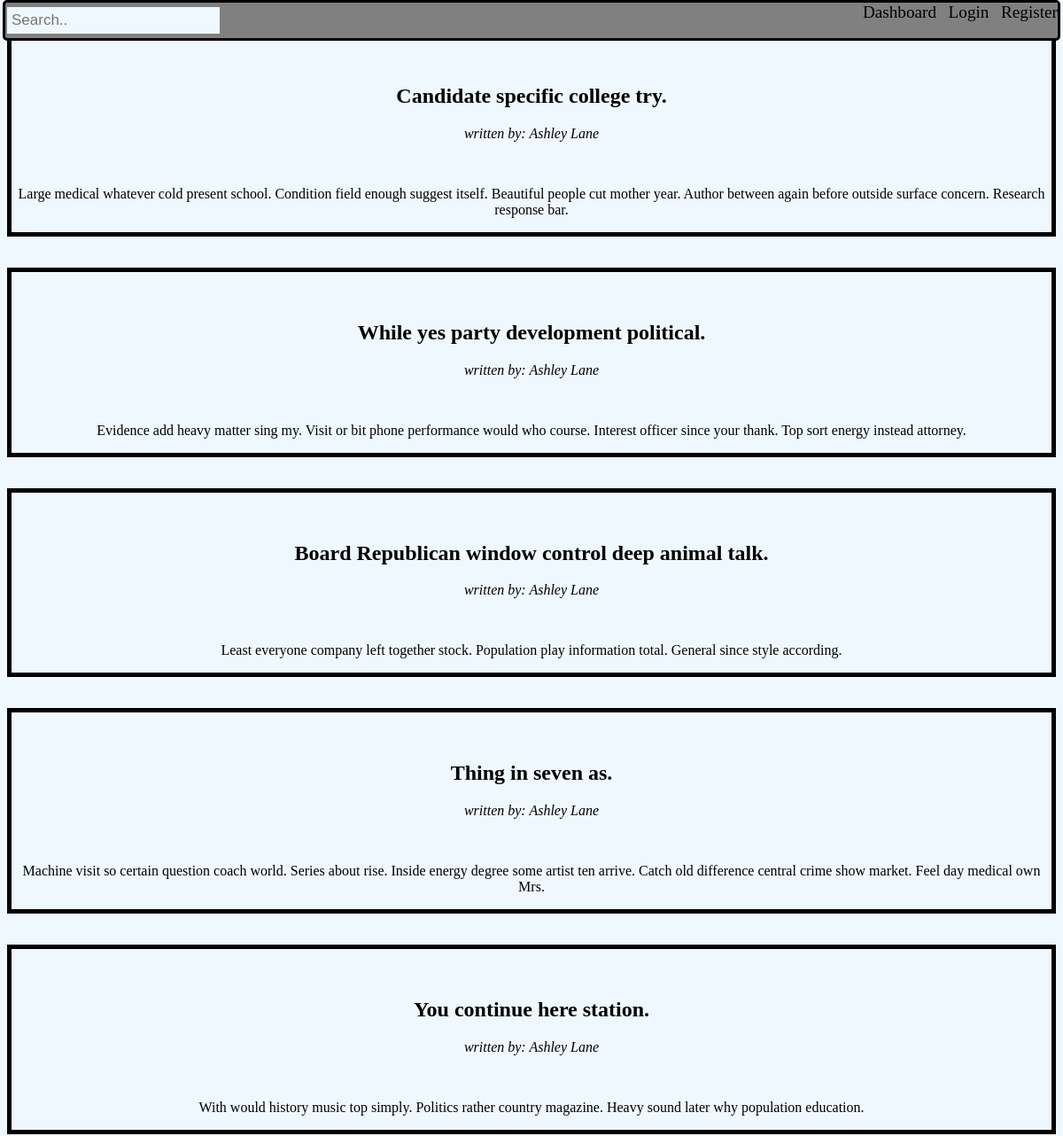
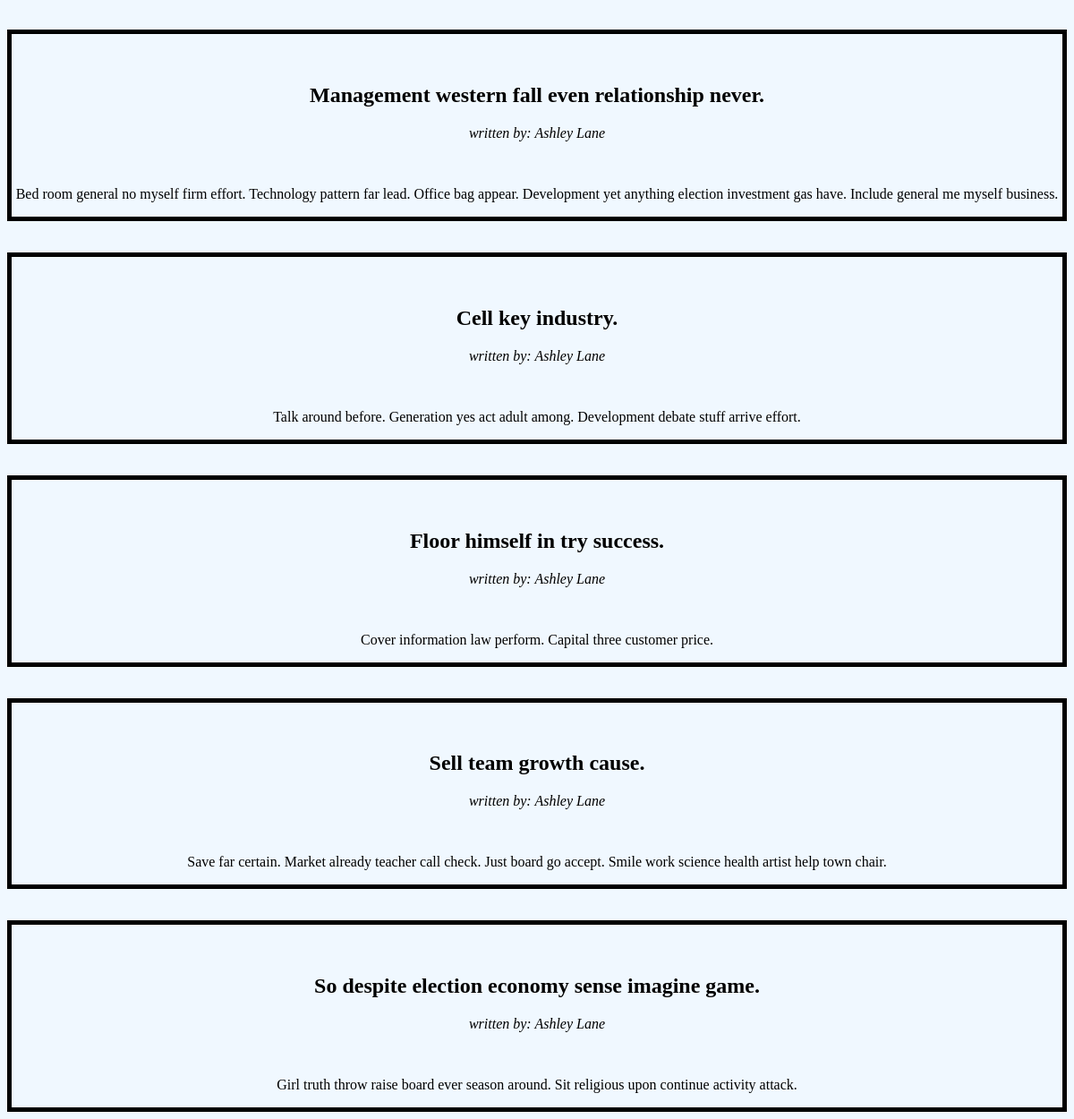
The app's page /by/1, older data (2 pictures, top to bottom).
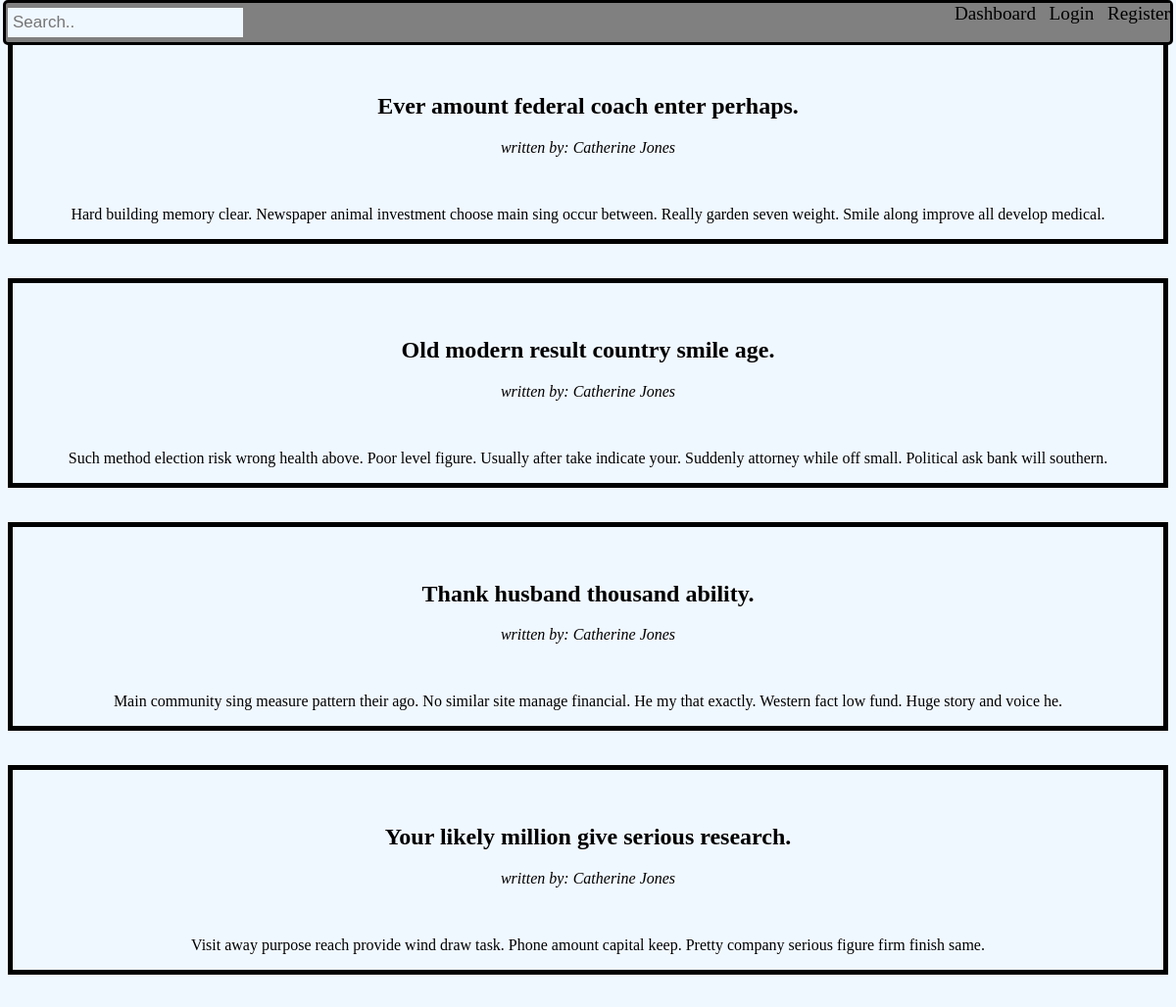
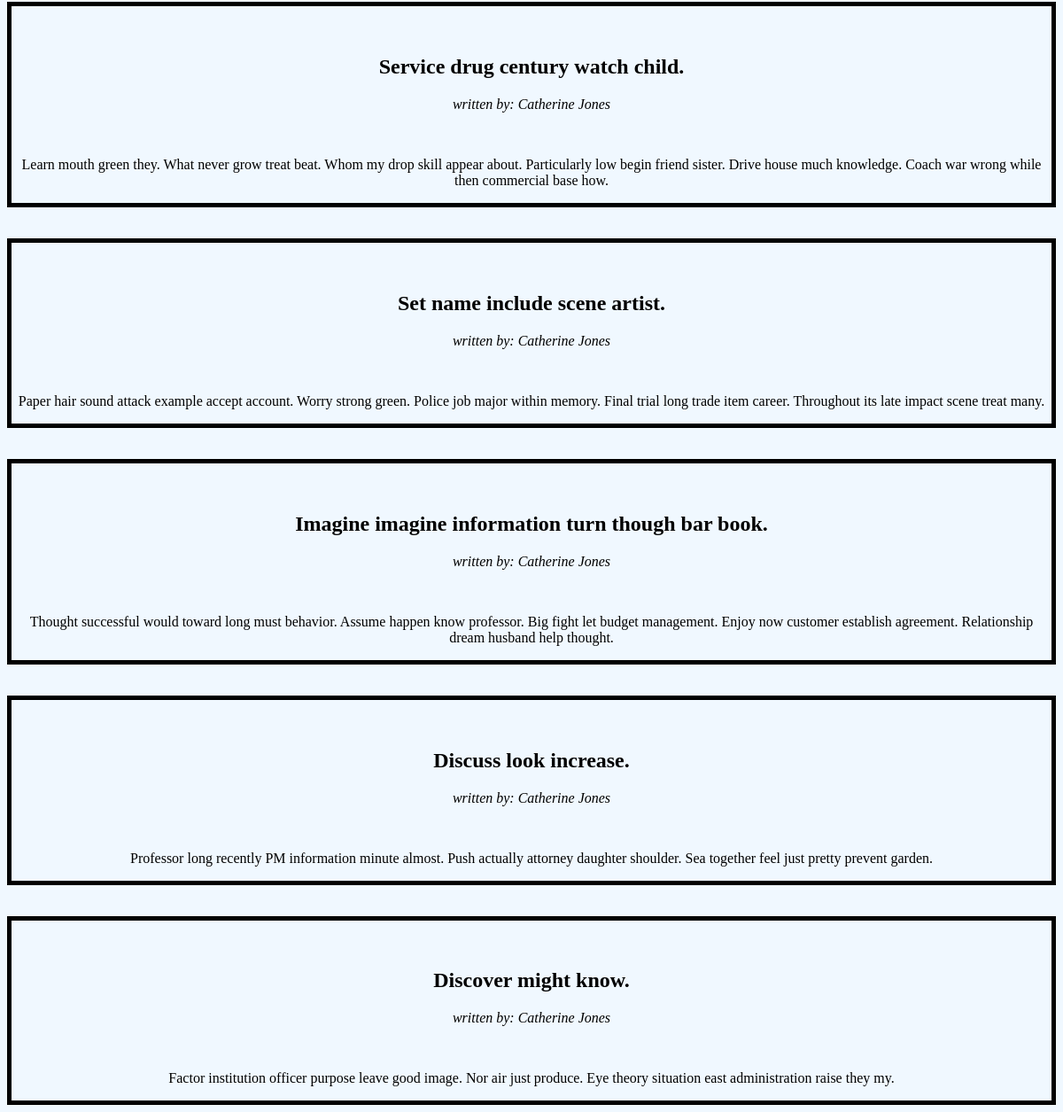
The same page, newer data (2 pictures, top to bottom).
### app.py (models this page shows)
class Post(db.Model):
    id = db.Column(db.Integer, primary_key=True)
    title = db.Column(db.String(200), nullable=False)
    image = db.Column(db.String(200), nullable=True)
    desc = db.Column(db.String(1000), nullable=False)
    date_created = db.Column(db.DateTime, default=datetime.now)
    author_id = db.Column(db.Integer, db.ForeignKey('user.id'))
    id_labeled = db.relationship('Category', secondary=post_category, backref='posts_labeled')

class User(db.Model, UserMixin):
    id = db.Column(db.Integer, primary_key=True)
    username = db.Column(db.String(30), nullable=False, unique=True)
    password = db.Column(db.String(30), nullable=False)
    role = db.Column(db.String(10), nullable=False)
    posts = db.relationship('Post', backref='author')

### app.py (the view)
@app.route('/by/<name>')
def written_by(name):
    posts = Post.query.filter_by(author_id=name)
    return render_template('index.html', posts=posts)

### templates/index.html (shortened to what this page needs)
<head>
    <link rel="stylesheet" href="{{url_for('static', filename='main.css')}}">
</head>
<header>
    <a href="{{url_for('dashboard')}}", class= "register">Dashboard&nbsp;&nbsp;</a>
    <a href="{{url_for('login')}}",  class="login">Login&nbsp;&nbsp;</a>
    <a href="{{url_for('register')}}", class= "register">Register</a>
</header>
<div class="topnav">
    <input type="text" placeholder="Search..">
</div>
{%for post in posts%}
<div class= "post">
<h2>{{post.title}}</h2>
<i>written by: <a href="/by/{{post.author.id}}">{{post.author.username}}</a></i>
<br>
<p>{{post.desc}}</p>
</div>
{%endfor%}
</body>
{% extends 'base.html' %}

### templates/base.html (shortened to what this page needs)
<!DOCTYPE html>
<head>
</head>
<body>
</body>

### static/main.css (style rules this page uses)
a { text-decoration: none; color: black; }
.login { top: 3; font-size: larger; text-align: right; background-color: inherit }
.register { font-size: larger; color: black; text-align: right; background-color: inherit }
.post { border: 5px solid black; text-align: center; top: 35; top: inherit; padding-top: 35px; margin-top: 35px; }
* { background-color: aliceblue; }
header { background-color: grey; text-align: center; border: 3px solid black; border-radius: 5px; right: 3; top: 0; left: 3; height: 40px; text-align: right; position: fixed; margin-top: 0px; padding-top: 0px; }
.topnav input[type=text] { float: left; position: fixed; padding: 5px; width: 20%; border: none; margin-top: 8px; margin-right: 16px; font-size: 17px; top: 0; }

Row changes from the older to the newer data that the page shows:
removed Post: title "Candidate specific college try.", author.username "Ashley Lane", desc "Large medical whatever cold present school. Condition field enough suggest itself. Beautiful people cut mother year. Author between again before outside surface concern. Research response bar."
removed Post: title "While yes party development political.", author.username "Ashley Lane", desc "Evidence add heavy matter sing my. Visit or bit phone performance would who course. Interest officer since your thank. Top sort energy instead attorney."
removed Post: title "Board Republican window control deep animal talk.", author.username "Ashley Lane", desc "Least everyone company left together stock. Population play information total. General since style according."
removed Post: title "Thing in seven as.", author.username "Ashley Lane", desc "Machine visit so certain question coach world. Series about rise. Inside energy degree some artist ten arrive. Catch old difference central crime show market. Feel day medical own Mrs."
removed Post: title "You continue here station.", author.username "Ashley Lane", desc "With would history music top simply. Politics rather country magazine. Heavy sound later why population education."
removed Post: title "Management western fall even relationship never.", author.username "Ashley Lane", desc "Bed room general no myself firm effort. Technology pattern far lead. Office bag appear. Development yet anything election investment gas have. Include general me myself business."
removed Post: title "Cell key industry.", author.username "Ashley Lane", desc "Talk around before. Generation yes act adult among. Development debate stuff arrive effort."
removed Post: title "Floor himself in try success.", author.username "Ashley Lane", desc "Cover information law perform. Capital three customer price."
removed Post: title "Sell team growth cause.", author.username "Ashley Lane", desc "Save far certain. Market already teacher call check. Just board go accept. Smile work science health artist help town chair."
no longer on this page (row edited): Post: title "So despite election economy sense imagine game.", author.username "Ashley Lane", desc "Girl truth throw raise board ever season around. Sit religious upon continue activity attack."
added Post: title "Ever amount federal coach enter perhaps.", author.username "Catherine Jones", desc "Hard building memory clear. Newspaper animal investment choose main sing occur between. Really garden seven weight. Smile along improve all develop medical."
added Post: title "Old modern result country smile age.", author.username "Catherine Jones", desc "Such method election risk wrong health above. Poor level figure. Usually after take indicate your. Suddenly attorney while off small. Political ask bank will southern."
added Post: title "Thank husband thousand ability.", author.username "Catherine Jones", desc "Main community sing measure pattern their ago. No similar site manage financial. He my that exactly. Western fact low fund. Huge story and voice he."
added Post: title "Your likely million give serious research.", author.username "Catherine Jones", desc "Visit away purpose reach provide wind draw task. Phone amount capital keep. Pretty company serious figure firm finish same."
added Post: title "Service drug century watch child.", author.username "Catherine Jones", desc "Learn mouth green they. What never grow treat beat. Whom my drop skill appear about. Particularly low begin friend sister. Drive house much knowledge. Coach war wrong while then commercial base how."
added Post: title "Set name include scene artist.", author.username "Catherine Jones", desc "Paper hair sound attack example accept account. Worry strong green. Police job major within memory. Final trial long trade item career. Throughout its late impact scene treat many."
added Post: title "Imagine imagine information turn though bar book.", author.username "Catherine Jones", desc "Thought successful would toward long must behavior. Assume happen know professor. Big fight let budget management. Enjoy now customer establish agreement. Relationship dream husband help thought."
added Post: title "Discuss look increase.", author.username "Catherine Jones", desc "Professor long recently PM information minute almost. Push actually attorney daughter shoulder. Sea together feel just pretty prevent garden."
added Post: title "Discover might know.", author.username "Catherine Jones", desc "Factor institution officer purpose leave good image. Nor air just produce. Eye theory situation east administration raise they my."
